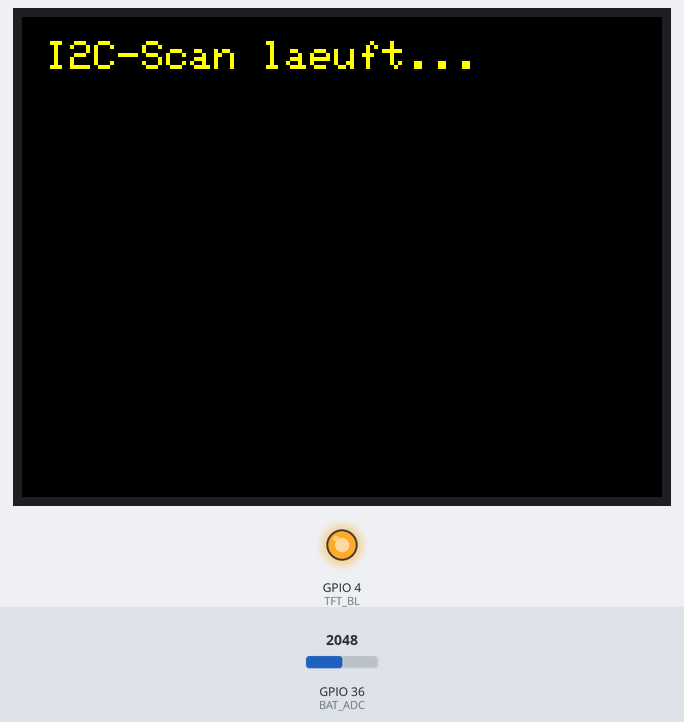
Bench run of a sketch on a simulated ESP32. On the bench: 320×240 colour display, output pins drawn as LEDs (lit = HIGH). The test bench sets the inputs (shaded band); at power-on: GPIO 36 (BAT_ADC) = 2048.

Above: at 0.8 s.
At 3.0 s:
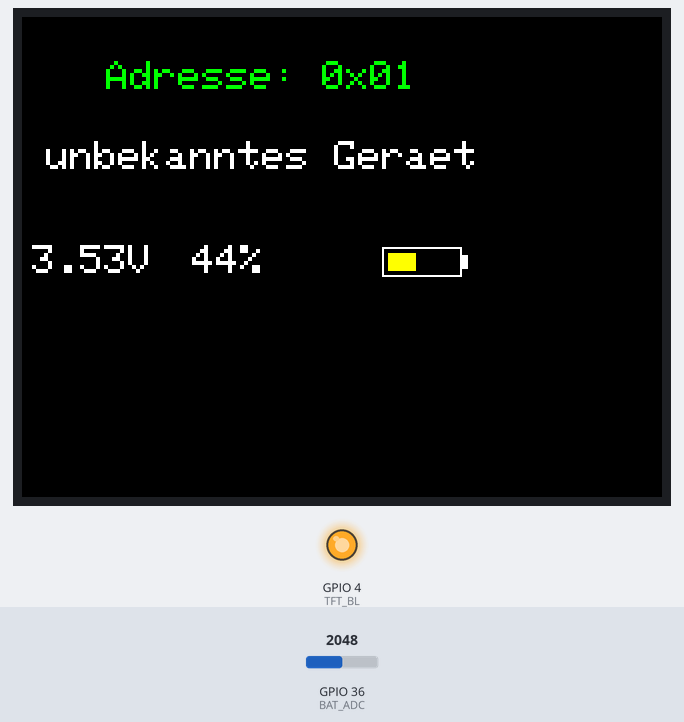
3.1 s: GPIO 36 (BAT_ADC) set to 2164
At 4.1 s:
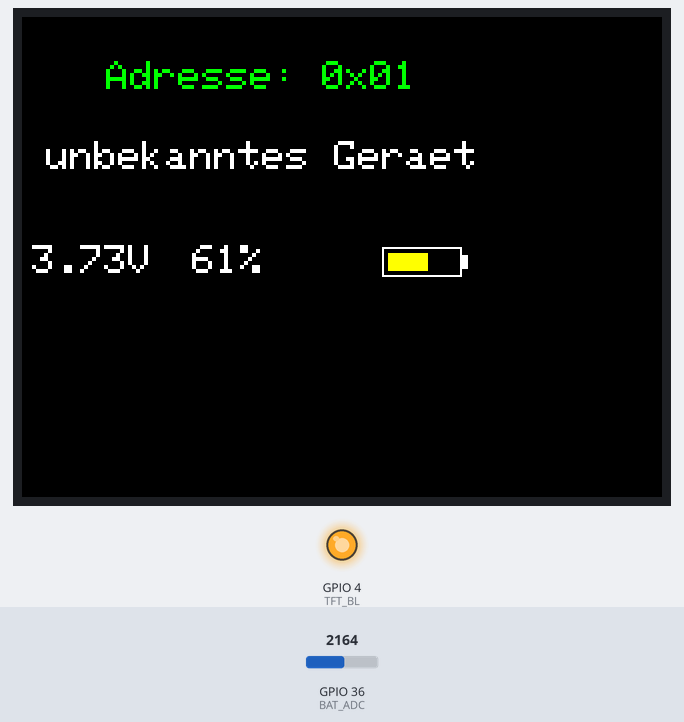
5.6 s: GPIO 36 (BAT_ADC) set to 2292
At 7.2 s:
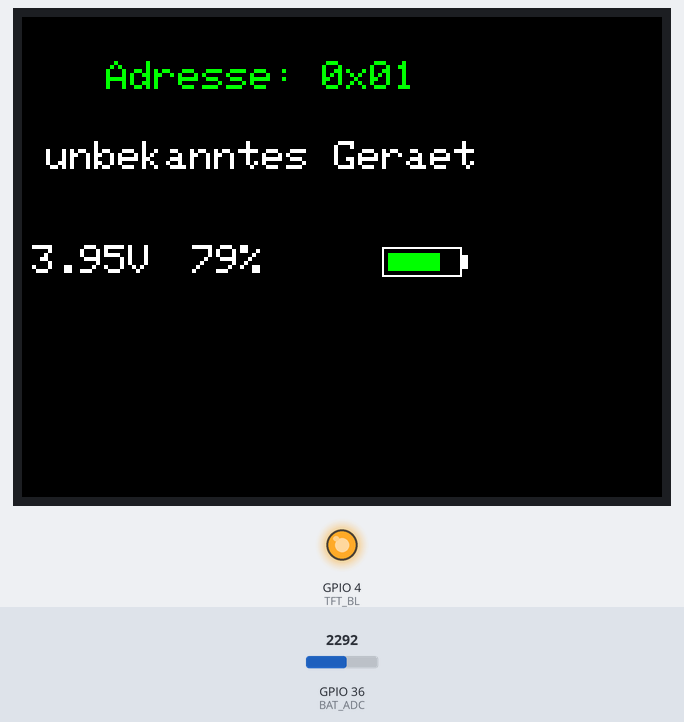
8.1 s: GPIO 36 (BAT_ADC) set to 2866
At 10.8 s:
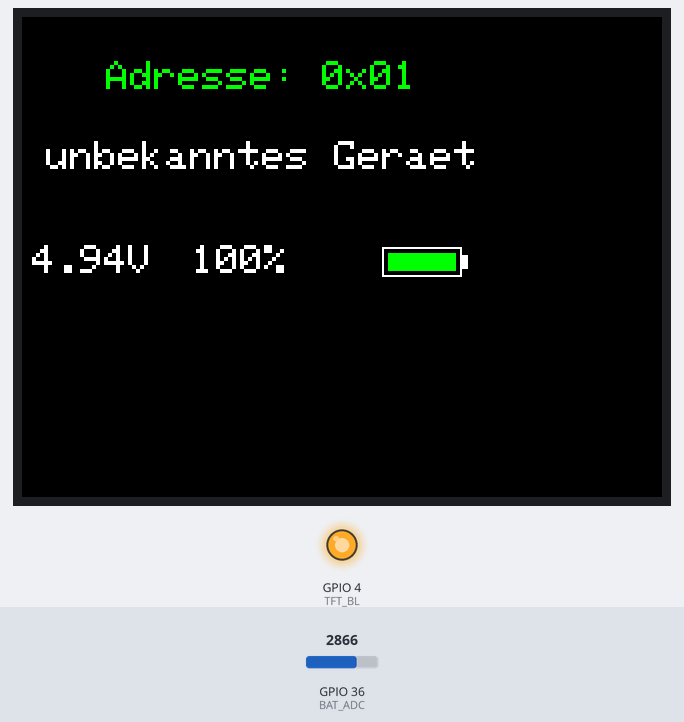
Timing chart, 0 to 12.3 s (numbered marks = the images above; inputs shaded):
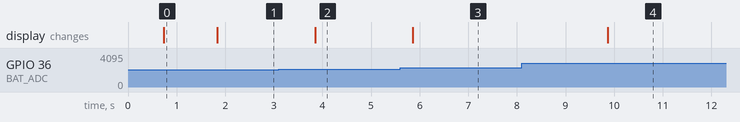

Measured:
- the behaviour switches between 2230 and 2231 on GPIO 36 (BAT_ADC) (found by bisection; images 2 and 3)
- after the input at 3.1 s, the display: changes after 0.75 s (image 2)
- after the input at 5.6 s, the display: changes after 0.26 s (image 3)
- after the input at 8.1 s, the display: changes after 1.8 s (image 4)
- what the display in image 0 shows lasts 1.1 s, from 0.7 s to 1.8 s

The sketch:

TTGO_LiliyGo_T_Display_I2C_Scanner-V2.ino
```cpp
#include <Wire.h>
#include <TFT_eSPI.h>

#define SDA_PIN 21
#define SCL_PIN 22
#define TFT_BL   4
#define BAT_ADC  36   // jetzt GPIO36 für externen Spannungsteiler

TFT_eSPI tft = TFT_eSPI();

// Gerätezuordnung (I2C-Adresse → Gerätename)
struct DeviceName {
  uint8_t address;
  const char* name;
};

const DeviceName knownDevices[] = {
  {0x29, "TSL2591 / VL53L0X"},
  {0x3C, "OLED SSD1306"},
  {0x40, "INA219"},
  {0x48, "ADS1115 / TMP102"},
  {0x76, "BME280 / DPS310"},
  {0x77, "BMP280 / BME680"},
  {0x1E, "HMC5883L"},
  {0x68, "MPU6050"},
  {0x5A, "MLX90614"},
  {0x23, "BH1750"},
  {0x57, "MAX30100"},
  {0x0D, "GY271"},
};
const int knownDeviceCount = sizeof(knownDevices) / sizeof(knownDevices[0]);

const char* identifyDevice(uint8_t address) {
  for (int i = 0; i < knownDeviceCount; i++) {
    if (knownDevices[i].address == address) {
      return knownDevices[i].name;
    }
  }
  return "unbekanntes Geraet";
}

// Akkuspannung auslesen mit Kalibrierung
float readBatteryVoltage() {
  int raw = analogRead(BAT_ADC);
  float voltage = (raw / 4095.0) * 3.3 * 2.0;
  return voltage * 1.070;  // Kalibrierung (z. B. bei 4.07 V → 3.97 V Anzeige)
}

// Akkuzustand anzeigen
void drawBatteryStatus() {
  float voltage = readBatteryVoltage();
  float percentF = (voltage - 3.0) / (4.2 - 3.0) * 100.0;
  percentF = constrain(percentF, 0.0, 100.0);
  int percent = round(percentF);

  // Akkusymbol (unten rechts)
  int x = 180, y = 115;
  int w = 40, h = 15;
  int fill = map(percent, 0, 100, 0, w - 6);

  uint16_t fillColor = TFT_RED;
  if (percent > 70) fillColor = TFT_GREEN;
  else if (percent > 30) fillColor = TFT_YELLOW;

  // Rechteck leeren
  tft.fillRect(0, y - 2, 240, h + 4, TFT_BLACK);

  // Spannung links
  char voltStr[10];
  sprintf(voltStr, "%.2fV", voltage);
  tft.setTextDatum(BL_DATUM);
  tft.setTextColor(TFT_WHITE, TFT_BLACK);
  tft.setTextSize(2);
  tft.drawString(voltStr, 5, y + h);

  // Prozentanzeige daneben
  char batStr[8];
  sprintf(batStr, "%d%%", percent);
  tft.drawString(batStr, 85, y + h);

  // Akkusymbol rechts
  tft.drawRect(x, y, w, h, TFT_WHITE);
  tft.fillRect(x + w, y + 4, 3, h - 8, TFT_WHITE);  // Pluspol
  tft.fillRect(x + 3, y + 3, fill, h - 6, fillColor);
}

void setup() {
  Serial.begin(115200);
  delay(500);

  Wire.begin(SDA_PIN, SCL_PIN);
  Wire.setClock(100000);

  tft.init();
  tft.setRotation(1);
  tft.fillScreen(TFT_BLACK);

  pinMode(TFT_BL, OUTPUT);
  digitalWrite(TFT_BL, HIGH);

  // Titelzeile
  tft.setTextDatum(MC_DATUM);
  tft.setTextColor(TFT_YELLOW, TFT_BLACK);
  tft.setTextSize(2);
  tft.drawString("I2C-Scan laeuft...", 120, 20);
  delay(1000);

  // I2C-Gerätesuche
  uint8_t foundAddress = 0;
  bool found = false;

  for (uint8_t address = 1; address < 127; address++) {
    if (address == 0x3C) continue;  // OLED ignorieren

    Wire.beginTransmission(address);
    if (Wire.endTransmission() == 0) {
      foundAddress = address;
      found = true;
      break;
    }
    delay(10);
  }

  // Anzeige I2C-Ergebnis
  tft.fillScreen(TFT_BLACK);
  if (found) {
    char addrStr[20];
    sprintf(addrStr, "Adresse: 0x%02X", foundAddress);
    tft.setTextDatum(MC_DATUM);
    tft.setTextColor(TFT_GREEN, TFT_BLACK);
    tft.setTextSize(2);
    tft.drawString(addrStr, 120, 30);

    tft.setTextColor(TFT_WHITE, TFT_BLACK);
    tft.setTextSize(2);
    tft.drawString(identifyDevice(foundAddress), 120, 70);
  } else {
    tft.setTextDatum(MC_DATUM);
    tft.setTextColor(TFT_RED, TFT_BLACK);
    tft.setTextSize(2);
    tft.drawString("Kein Geraet", 120, 50);
  }

  // Erste Akkuanzeige
  drawBatteryStatus();
}

void loop() {
  drawBatteryStatus();
  delay(2000);  // alle 2 Sekunden aktualisieren
}
```
